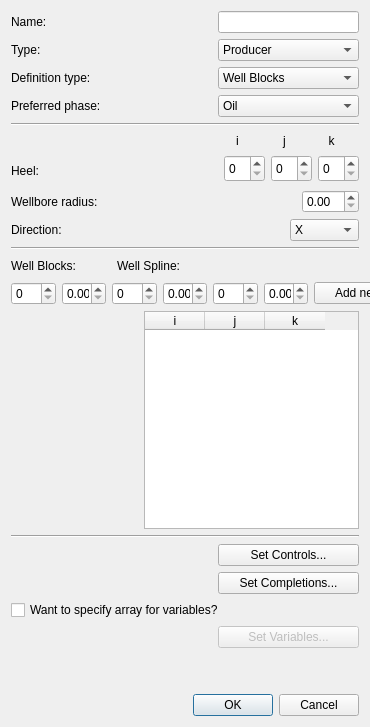
<?xml version="1.0" encoding="UTF-8"?>
<ui version="4.0">
 <class>MWellDialog</class>
 <widget class="QDialog" name="MWellDialog">
  <property name="geometry">
   <rect>
    <x>0</x>
    <y>0</y>
    <width>370</width>
    <height>727</height>
   </rect>
  </property>
  <property name="sizePolicy">
   <sizepolicy hsizetype="Maximum" vsizetype="Preferred">
    <horstretch>0</horstretch>
    <verstretch>0</verstretch>
   </sizepolicy>
  </property>
  <property name="minimumSize">
   <size>
    <width>370</width>
    <height>0</height>
   </size>
  </property>
  <property name="maximumSize">
   <size>
    <width>594</width>
    <height>16777215</height>
   </size>
  </property>
  <property name="windowTitle">
   <string>Dialog</string>
  </property>
  <layout class="QVBoxLayout" name="verticalLayout_6">
   <item>
    <layout class="QHBoxLayout" name="horizontalLayout_10">
     <item>
      <layout class="QVBoxLayout" name="verticalLayout">
       <item>
        <layout class="QHBoxLayout" name="horizontalLayout">
         <item>
          <widget class="QLabel" name="label">
           <property name="minimumSize">
            <size>
             <width>111</width>
             <height>0</height>
            </size>
           </property>
           <property name="text">
            <string>Name:</string>
           </property>
          </widget>
         </item>
         <item>
          <spacer name="horizontalSpacer_6">
           <property name="orientation">
            <enum>Qt::Horizontal</enum>
           </property>
           <property name="sizeHint" stdset="0">
            <size>
             <width>40</width>
             <height>20</height>
            </size>
           </property>
          </spacer>
         </item>
         <item>
          <widget class="QLineEdit" name="lineEdit">
           <property name="minimumSize">
            <size>
             <width>141</width>
             <height>0</height>
            </size>
           </property>
          </widget>
         </item>
        </layout>
       </item>
       <item>
        <layout class="QHBoxLayout" name="horizontalLayout_2">
         <item>
          <widget class="QLabel" name="label_2">
           <property name="minimumSize">
            <size>
             <width>111</width>
             <height>0</height>
            </size>
           </property>
           <property name="text">
            <string>Type:</string>
           </property>
          </widget>
         </item>
         <item>
          <spacer name="horizontalSpacer_7">
           <property name="orientation">
            <enum>Qt::Horizontal</enum>
           </property>
           <property name="sizeHint" stdset="0">
            <size>
             <width>40</width>
             <height>20</height>
            </size>
           </property>
          </spacer>
         </item>
         <item>
          <widget class="QComboBox" name="comboBox_2">
           <property name="minimumSize">
            <size>
             <width>141</width>
             <height>0</height>
            </size>
           </property>
           <item>
            <property name="text">
             <string>Producer</string>
            </property>
           </item>
           <item>
            <property name="text">
             <string>Injector</string>
            </property>
           </item>
          </widget>
         </item>
        </layout>
       </item>
       <item>
        <layout class="QHBoxLayout" name="horizontalLayout_4">
         <item>
          <widget class="QLabel" name="label_5">
           <property name="text">
            <string>Definition type:</string>
           </property>
          </widget>
         </item>
         <item>
          <spacer name="horizontalSpacer_8">
           <property name="orientation">
            <enum>Qt::Horizontal</enum>
           </property>
           <property name="sizeHint" stdset="0">
            <size>
             <width>40</width>
             <height>20</height>
            </size>
           </property>
          </spacer>
         </item>
         <item>
          <widget class="QComboBox" name="mWellDefinitionTypeComboBox">
           <property name="minimumSize">
            <size>
             <width>141</width>
             <height>0</height>
            </size>
           </property>
           <item>
            <property name="text">
             <string>Well Blocks</string>
            </property>
           </item>
           <item>
            <property name="text">
             <string>Well Spline</string>
            </property>
           </item>
          </widget>
         </item>
        </layout>
       </item>
       <item>
        <layout class="QHBoxLayout" name="horizontalLayout_6">
         <item>
          <widget class="QLabel" name="mWellPrefPhaseLabel">
           <property name="minimumSize">
            <size>
             <width>114</width>
             <height>0</height>
            </size>
           </property>
           <property name="text">
            <string>Preferred phase:</string>
           </property>
          </widget>
         </item>
         <item>
          <spacer name="horizontalSpacer_3">
           <property name="orientation">
            <enum>Qt::Horizontal</enum>
           </property>
           <property name="sizeHint" stdset="0">
            <size>
             <width>40</width>
             <height>20</height>
            </size>
           </property>
          </spacer>
         </item>
         <item>
          <widget class="QComboBox" name="mWellPrefPhaseComboBox">
           <property name="minimumSize">
            <size>
             <width>141</width>
             <height>0</height>
            </size>
           </property>
           <item>
            <property name="text">
             <string>Oil</string>
            </property>
           </item>
           <item>
            <property name="text">
             <string>Water</string>
            </property>
           </item>
           <item>
            <property name="text">
             <string>Gas</string>
            </property>
           </item>
           <item>
            <property name="text">
             <string>Liquid</string>
            </property>
           </item>
          </widget>
         </item>
        </layout>
       </item>
       <item>
        <widget class="Line" name="line_2">
         <property name="orientation">
          <enum>Qt::Horizontal</enum>
         </property>
        </widget>
       </item>
       <item>
        <layout class="QHBoxLayout" name="horizontalLayout_12">
         <item>
          <layout class="QVBoxLayout" name="verticalLayout_5">
           <item>
            <spacer name="verticalSpacer_2">
             <property name="orientation">
              <enum>Qt::Vertical</enum>
             </property>
             <property name="sizeType">
              <enum>QSizePolicy::Fixed</enum>
             </property>
             <property name="sizeHint" stdset="0">
              <size>
               <width>17</width>
               <height>25</height>
              </size>
             </property>
            </spacer>
           </item>
           <item>
            <layout class="QHBoxLayout" name="horizontalLayout_11">
             <item>
              <widget class="QLabel" name="mWellHeelLabel">
               <property name="minimumSize">
                <size>
                 <width>40</width>
                 <height>27</height>
                </size>
               </property>
               <property name="maximumSize">
                <size>
                 <width>27</width>
                 <height>16777215</height>
                </size>
               </property>
               <property name="text">
                <string>Heel:</string>
               </property>
              </widget>
             </item>
             <item>
              <spacer name="horizontalSpacer_11">
               <property name="orientation">
                <enum>Qt::Horizontal</enum>
               </property>
               <property name="sizeHint" stdset="0">
                <size>
                 <width>40</width>
                 <height>20</height>
                </size>
               </property>
              </spacer>
             </item>
            </layout>
           </item>
          </layout>
         </item>
         <item>
          <layout class="QVBoxLayout" name="verticalLayout_2">
           <item>
            <widget class="QLabel" name="label_3">
             <property name="minimumSize">
              <size>
               <width>27</width>
               <height>17</height>
              </size>
             </property>
             <property name="maximumSize">
              <size>
               <width>17</width>
               <height>17</height>
              </size>
             </property>
             <property name="text">
              <string>i</string>
             </property>
             <property name="textFormat">
              <enum>Qt::AutoText</enum>
             </property>
             <property name="alignment">
              <set>Qt::AlignCenter</set>
             </property>
            </widget>
           </item>
           <item>
            <widget class="QSpinBox" name="spinBox">
             <property name="minimumSize">
              <size>
               <width>0</width>
               <height>27</height>
              </size>
             </property>
             <property name="maximumSize">
              <size>
               <width>16777215</width>
               <height>27</height>
              </size>
             </property>
             <property name="baseSize">
              <size>
               <width>0</width>
               <height>27</height>
              </size>
             </property>
            </widget>
           </item>
          </layout>
         </item>
         <item>
          <layout class="QVBoxLayout" name="verticalLayout_3">
           <item>
            <widget class="QLabel" name="label_4">
             <property name="minimumSize">
              <size>
               <width>27</width>
               <height>17</height>
              </size>
             </property>
             <property name="maximumSize">
              <size>
               <width>17</width>
               <height>17</height>
              </size>
             </property>
             <property name="text">
              <string>j</string>
             </property>
             <property name="textFormat">
              <enum>Qt::AutoText</enum>
             </property>
             <property name="alignment">
              <set>Qt::AlignCenter</set>
             </property>
            </widget>
           </item>
           <item>
            <widget class="QSpinBox" name="spinBox_2">
             <property name="minimumSize">
              <size>
               <width>0</width>
               <height>27</height>
              </size>
             </property>
             <property name="maximumSize">
              <size>
               <width>16777215</width>
               <height>27</height>
              </size>
             </property>
             <property name="baseSize">
              <size>
               <width>0</width>
               <height>27</height>
              </size>
             </property>
            </widget>
           </item>
          </layout>
         </item>
         <item>
          <layout class="QVBoxLayout" name="verticalLayout_4">
           <item>
            <widget class="QLabel" name="label_6">
             <property name="minimumSize">
              <size>
               <width>27</width>
               <height>17</height>
              </size>
             </property>
             <property name="maximumSize">
              <size>
               <width>27</width>
               <height>17</height>
              </size>
             </property>
             <property name="text">
              <string>k</string>
             </property>
             <property name="textFormat">
              <enum>Qt::AutoText</enum>
             </property>
             <property name="alignment">
              <set>Qt::AlignCenter</set>
             </property>
            </widget>
           </item>
           <item>
            <widget class="QSpinBox" name="spinBox_3">
             <property name="minimumSize">
              <size>
               <width>0</width>
               <height>27</height>
              </size>
             </property>
             <property name="maximumSize">
              <size>
               <width>16777215</width>
               <height>27</height>
              </size>
             </property>
             <property name="baseSize">
              <size>
               <width>0</width>
               <height>27</height>
              </size>
             </property>
            </widget>
           </item>
          </layout>
         </item>
        </layout>
       </item>
       <item>
        <layout class="QHBoxLayout" name="horizontalLayout_14">
         <item>
          <widget class="QLabel" name="mWellBoreRadiusLabel">
           <property name="text">
            <string>Wellbore radius:</string>
           </property>
          </widget>
         </item>
         <item>
          <spacer name="horizontalSpacer_13">
           <property name="orientation">
            <enum>Qt::Horizontal</enum>
           </property>
           <property name="sizeHint" stdset="0">
            <size>
             <width>40</width>
             <height>20</height>
            </size>
           </property>
          </spacer>
         </item>
         <item>
          <widget class="QDoubleSpinBox" name="mWellBoreRadiusdSpinBox"/>
         </item>
        </layout>
       </item>
       <item>
        <layout class="QHBoxLayout" name="horizontalLayout_7">
         <item>
          <widget class="QLabel" name="mWellDirectionLabel">
           <property name="minimumSize">
            <size>
             <width>71</width>
             <height>0</height>
            </size>
           </property>
           <property name="text">
            <string>Direction:</string>
           </property>
          </widget>
         </item>
         <item>
          <spacer name="horizontalSpacer_4">
           <property name="orientation">
            <enum>Qt::Horizontal</enum>
           </property>
           <property name="sizeHint" stdset="0">
            <size>
             <width>40</width>
             <height>20</height>
            </size>
           </property>
          </spacer>
         </item>
         <item>
          <widget class="QComboBox" name="mWellDirectionComboBox">
           <property name="minimumSize">
            <size>
             <width>69</width>
             <height>0</height>
            </size>
           </property>
           <item>
            <property name="text">
             <string>X</string>
            </property>
           </item>
           <item>
            <property name="text">
             <string>Y</string>
            </property>
           </item>
           <item>
            <property name="text">
             <string>Z</string>
            </property>
           </item>
          </widget>
         </item>
        </layout>
       </item>
       <item>
        <widget class="Line" name="line_3">
         <property name="orientation">
          <enum>Qt::Horizontal</enum>
         </property>
        </widget>
       </item>
       <item>
        <layout class="QHBoxLayout" name="horizontalLayout_15">
         <item>
          <widget class="QLabel" name="mWellBlocksLabel">
           <property name="minimumSize">
            <size>
             <width>100</width>
             <height>0</height>
            </size>
           </property>
           <property name="text">
            <string>Well Blocks:</string>
           </property>
          </widget>
         </item>
         <item>
          <widget class="QLabel" name="mWellSplineLabel">
           <property name="minimumSize">
            <size>
             <width>100</width>
             <height>0</height>
            </size>
           </property>
           <property name="text">
            <string>Well Spline:</string>
           </property>
          </widget>
         </item>
         <item>
          <spacer name="horizontalSpacer_16">
           <property name="orientation">
            <enum>Qt::Horizontal</enum>
           </property>
           <property name="sizeHint" stdset="0">
            <size>
             <width>40</width>
             <height>20</height>
            </size>
           </property>
          </spacer>
         </item>
        </layout>
       </item>
       <item>
        <layout class="QHBoxLayout" name="mWellCellValuesSpinBoxhLayout">
         <item>
          <spacer name="horizontalSpacer_14">
           <property name="orientation">
            <enum>Qt::Horizontal</enum>
           </property>
           <property name="sizeHint" stdset="0">
            <size>
             <width>40</width>
             <height>20</height>
            </size>
           </property>
          </spacer>
         </item>
         <item>
          <widget class="QSpinBox" name="mWellBlockXBox">
           <property name="suffix">
            <string/>
           </property>
           <property name="prefix">
            <string/>
           </property>
           <property name="maximum">
            <number>1000</number>
           </property>
           <property name="singleStep">
            <number>1</number>
           </property>
          </widget>
         </item>
         <item>
          <widget class="QDoubleSpinBox" name="mWellSplineXBox"/>
         </item>
         <item>
          <widget class="QSpinBox" name="mWellBlockYBox">
           <property name="prefix">
            <string/>
           </property>
           <property name="maximum">
            <number>1000</number>
           </property>
          </widget>
         </item>
         <item>
          <widget class="QDoubleSpinBox" name="mWellSplineYBox"/>
         </item>
         <item>
          <widget class="QSpinBox" name="mWellBlockZBox">
           <property name="prefix">
            <string/>
           </property>
           <property name="maximum">
            <number>1000</number>
           </property>
          </widget>
         </item>
         <item>
          <widget class="QDoubleSpinBox" name="mWellSplineZBox"/>
         </item>
         <item>
          <widget class="QPushButton" name="mWellAddBlockButton">
           <property name="minimumSize">
            <size>
             <width>120</width>
             <height>0</height>
            </size>
           </property>
           <property name="maximumSize">
            <size>
             <width>120</width>
             <height>16777215</height>
            </size>
           </property>
           <property name="text">
            <string>Add new block</string>
           </property>
          </widget>
         </item>
        </layout>
       </item>
       <item>
        <layout class="QHBoxLayout" name="horizontalLayout_16">
         <item>
          <spacer name="horizontalSpacer_15">
           <property name="orientation">
            <enum>Qt::Horizontal</enum>
           </property>
           <property name="sizeHint" stdset="0">
            <size>
             <width>40</width>
             <height>20</height>
            </size>
           </property>
          </spacer>
         </item>
         <item>
          <widget class="QTableWidget" name="mWellBlocksTableWidget">
           <property name="sizePolicy">
            <sizepolicy hsizetype="Fixed" vsizetype="Expanding">
             <horstretch>0</horstretch>
             <verstretch>0</verstretch>
            </sizepolicy>
           </property>
           <property name="minimumSize">
            <size>
             <width>215</width>
             <height>0</height>
            </size>
           </property>
           <property name="maximumSize">
            <size>
             <width>215</width>
             <height>16777215</height>
            </size>
           </property>
           <property name="lineWidth">
            <number>1</number>
           </property>
           <property name="midLineWidth">
            <number>0</number>
           </property>
           <property name="sizeAdjustPolicy">
            <enum>QAbstractScrollArea::AdjustToContents</enum>
           </property>
           <property name="showGrid">
            <bool>true</bool>
           </property>
           <property name="sortingEnabled">
            <bool>false</bool>
           </property>
           <property name="cornerButtonEnabled">
            <bool>true</bool>
           </property>
           <property name="columnCount">
            <number>3</number>
           </property>
           <attribute name="horizontalHeaderVisible">
            <bool>true</bool>
           </attribute>
           <attribute name="horizontalHeaderCascadingSectionResizes">
            <bool>false</bool>
           </attribute>
           <attribute name="horizontalHeaderDefaultSectionSize">
            <number>60</number>
           </attribute>
           <attribute name="horizontalHeaderMinimumSectionSize">
            <number>50</number>
           </attribute>
           <attribute name="verticalHeaderVisible">
            <bool>true</bool>
           </attribute>
           <column>
            <property name="text">
             <string>i</string>
            </property>
            <property name="textAlignment">
             <set>AlignCenter</set>
            </property>
           </column>
           <column>
            <property name="text">
             <string>j</string>
            </property>
            <property name="textAlignment">
             <set>AlignCenter</set>
            </property>
           </column>
           <column>
            <property name="text">
             <string>k</string>
            </property>
            <property name="textAlignment">
             <set>AlignCenter</set>
            </property>
           </column>
          </widget>
         </item>
        </layout>
       </item>
       <item>
        <widget class="Line" name="line">
         <property name="orientation">
          <enum>Qt::Horizontal</enum>
         </property>
        </widget>
       </item>
       <item>
        <layout class="QHBoxLayout" name="horizontalLayout_3">
         <item>
          <spacer name="horizontalSpacer">
           <property name="orientation">
            <enum>Qt::Horizontal</enum>
           </property>
           <property name="sizeHint" stdset="0">
            <size>
             <width>111</width>
             <height>20</height>
            </size>
           </property>
          </spacer>
         </item>
         <item>
          <widget class="QPushButton" name="mWellSetControlsButton">
           <property name="minimumSize">
            <size>
             <width>141</width>
             <height>0</height>
            </size>
           </property>
           <property name="text">
            <string>Set Controls...</string>
           </property>
          </widget>
         </item>
        </layout>
       </item>
       <item>
        <layout class="QHBoxLayout" name="horizontalLayout_5">
         <item>
          <spacer name="horizontalSpacer_2">
           <property name="orientation">
            <enum>Qt::Horizontal</enum>
           </property>
           <property name="sizeHint" stdset="0">
            <size>
             <width>111</width>
             <height>20</height>
            </size>
           </property>
          </spacer>
         </item>
         <item>
          <widget class="QPushButton" name="mWellSetCompletionsButton">
           <property name="minimumSize">
            <size>
             <width>141</width>
             <height>0</height>
            </size>
           </property>
           <property name="text">
            <string>Set Completions...</string>
           </property>
          </widget>
         </item>
        </layout>
       </item>
       <item>
        <layout class="QHBoxLayout" name="horizontalLayout_9">
         <item>
          <widget class="QCheckBox" name="mWellSpecVariablesCheckBox">
           <property name="minimumSize">
            <size>
             <width>269</width>
             <height>0</height>
            </size>
           </property>
           <property name="text">
            <string>Want to specify array for variables?</string>
           </property>
          </widget>
         </item>
         <item>
          <spacer name="horizontalSpacer_10">
           <property name="orientation">
            <enum>Qt::Horizontal</enum>
           </property>
           <property name="sizeHint" stdset="0">
            <size>
             <width>40</width>
             <height>20</height>
            </size>
           </property>
          </spacer>
         </item>
        </layout>
       </item>
       <item>
        <layout class="QHBoxLayout" name="horizontalLayout_8">
         <item>
          <spacer name="horizontalSpacer_5">
           <property name="orientation">
            <enum>Qt::Horizontal</enum>
           </property>
           <property name="sizeHint" stdset="0">
            <size>
             <width>111</width>
             <height>20</height>
            </size>
           </property>
          </spacer>
         </item>
         <item>
          <widget class="QPushButton" name="mWellSetVariablesButton">
           <property name="enabled">
            <bool>false</bool>
           </property>
           <property name="minimumSize">
            <size>
             <width>141</width>
             <height>0</height>
            </size>
           </property>
           <property name="text">
            <string>Set Variables...</string>
           </property>
          </widget>
         </item>
        </layout>
       </item>
      </layout>
     </item>
     <item>
      <spacer name="horizontalSpacer_9">
       <property name="orientation">
        <enum>Qt::Horizontal</enum>
       </property>
       <property name="sizeHint" stdset="0">
        <size>
         <width>40</width>
         <height>20</height>
        </size>
       </property>
      </spacer>
     </item>
    </layout>
   </item>
   <item>
    <spacer name="verticalSpacer">
     <property name="orientation">
      <enum>Qt::Vertical</enum>
     </property>
     <property name="sizeType">
      <enum>QSizePolicy::Fixed</enum>
     </property>
     <property name="sizeHint" stdset="0">
      <size>
       <width>20</width>
       <height>40</height>
      </size>
     </property>
    </spacer>
   </item>
   <item>
    <layout class="QHBoxLayout" name="horizontalLayout_13">
     <item>
      <spacer name="horizontalSpacer_12">
       <property name="orientation">
        <enum>Qt::Horizontal</enum>
       </property>
       <property name="sizeHint" stdset="0">
        <size>
         <width>40</width>
         <height>20</height>
        </size>
       </property>
      </spacer>
     </item>
     <item>
      <widget class="QDialogButtonBox" name="buttonBox">
       <property name="orientation">
        <enum>Qt::Horizontal</enum>
       </property>
       <property name="standardButtons">
        <set>QDialogButtonBox::Cancel|QDialogButtonBox::Ok</set>
       </property>
      </widget>
     </item>
    </layout>
   </item>
  </layout>
 </widget>
 <resources/>
 <connections>
  <connection>
   <sender>buttonBox</sender>
   <signal>accepted()</signal>
   <receiver>MWellDialog</receiver>
   <slot>accept()</slot>
   <hints>
    <hint type="sourcelabel">
     <x>288</x>
     <y>494</y>
    </hint>
    <hint type="destinationlabel">
     <x>157</x>
     <y>274</y>
    </hint>
   </hints>
  </connection>
  <connection>
   <sender>buttonBox</sender>
   <signal>rejected()</signal>
   <receiver>MWellDialog</receiver>
   <slot>reject()</slot>
   <hints>
    <hint type="sourcelabel">
     <x>356</x>
     <y>500</y>
    </hint>
    <hint type="destinationlabel">
     <x>286</x>
     <y>274</y>
    </hint>
   </hints>
  </connection>
 </connections>
</ui>
